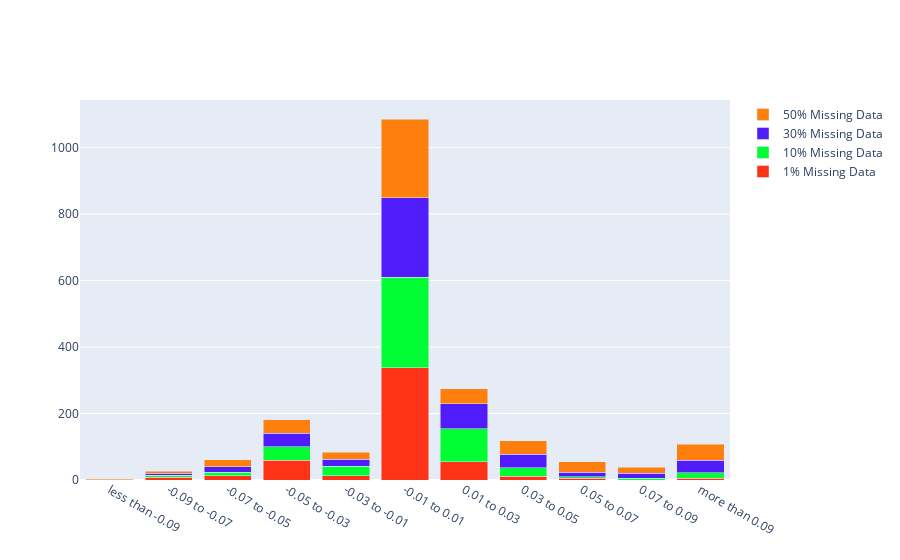

Here is the notebook cell this chart was saved with:
### Code cell
quantiles = ['less than -0.09', '-0.09 to -0.07', '-0.07 to -0.05', '-0.05 to -0.03','-0.03 to -0.01', '-0.01 to 0.01', '0.01 to 0.03', '0.03 to 0.05', '0.05 to 0.07', '0.07 to 0.09', 'more than 0.09']


fig = go.Figure(data=[
    go.Bar(name='1% Missing Data', x=quantiles, y=freq_001, marker_color='#FD3216'),
    go.Bar(name='10% Missing Data', x=quantiles, y=freq_01, marker_color='#00FE35'),
    go.Bar(name='30% Missing Data', x=quantiles, y=freq_03, marker_color='#511CFB'),
    go.Bar(name='50% Missing Data', x=quantiles, y=freq_05, marker_color='#FF7F0E'),
])
# Change the bar mode
fig.update_layout(barmode='stack')
fig.show()
fig.write_image("binary_performance_difference_baseline_to_imputed_per_frac.pdf")

### Figure 1 — Plotly figure (JSON) as saved in the notebook; plotly's stock layout.template omitted (floating-point values rounded to 4 significant figures)
{"data": [{"marker": {"color": "#FD3216"}, "name": "1% Missing Data", "type": "bar", "x": ["less than -0.09", "-0.09 to -0.07", "-0.07 to -0.05", "-0.05 to -0.03", "-0.03 to -0.01", "-0.01 to 0.01", "0.01 to 0.03", "0.03 to 0.05", "0.05 to 0.07", "0.07 to 0.09", "more than 0.09"], "y": [0, 8, 13, 59, 13, 338, 55, 12, 5, 0, 5]}, {"marker": {"color": "#00FE35"}, "name": "10% Missing Data", "type": "bar", "x": ["less than -0.09", "-0.09 to -0.07", "-0.07 to -0.05", "-0.05 to -0.03", "-0.03 to -0.01", "-0.01 to 0.01", "0.01 to 0.03", "0.03 to 0.05", "0.05 to 0.07", "0.07 to 0.09", "more than 0.09"], "y": [0, 7, 10, 41, 28, 272, 99, 25, 5, 5, 17]}, {"marker": {"color": "#511CFB"}, "name": "30% Missing Data", "type": "bar", "x": ["less than -0.09", "-0.09 to -0.07", "-0.07 to -0.05", "-0.05 to -0.03", "-0.03 to -0.01", "-0.01 to 0.01", "0.01 to 0.03", "0.03 to 0.05", "0.05 to 0.07", "0.07 to 0.09", "more than 0.09"], "y": [1, 6, 17, 40, 21, 239, 76, 41, 14, 16, 37]}, {"marker": {"color": "#FF7F0E"}, "name": "50% Missing Data", "type": "bar", "x": ["less than -0.09", "-0.09 to -0.07", "-0.07 to -0.05", "-0.05 to -0.03", "-0.03 to -0.01", "-0.01 to 0.01", "0.01 to 0.03", "0.03 to 0.05", "0.05 to 0.07", "0.07 to 0.09", "more than 0.09"], "y": [3, 5, 21, 41, 21, 237, 45, 40, 31, 18, 49]}], "layout": {"barmode": "stack"}}
